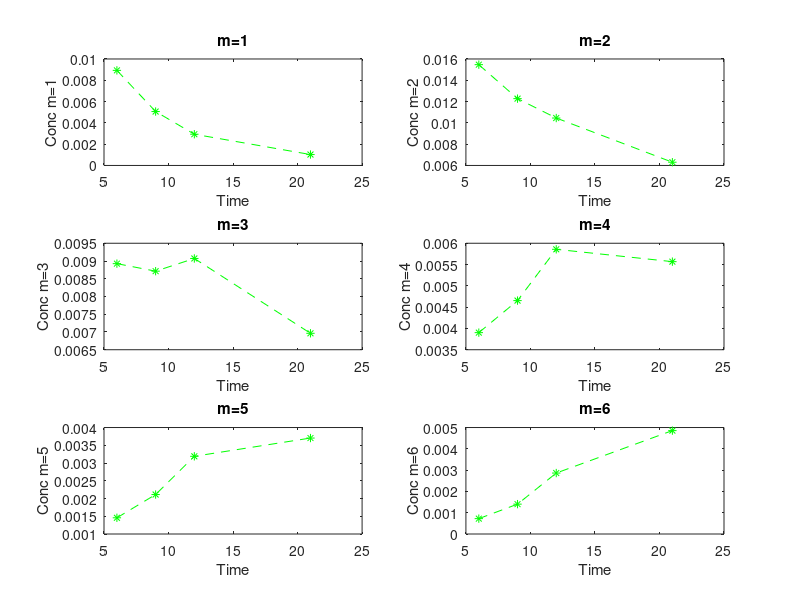
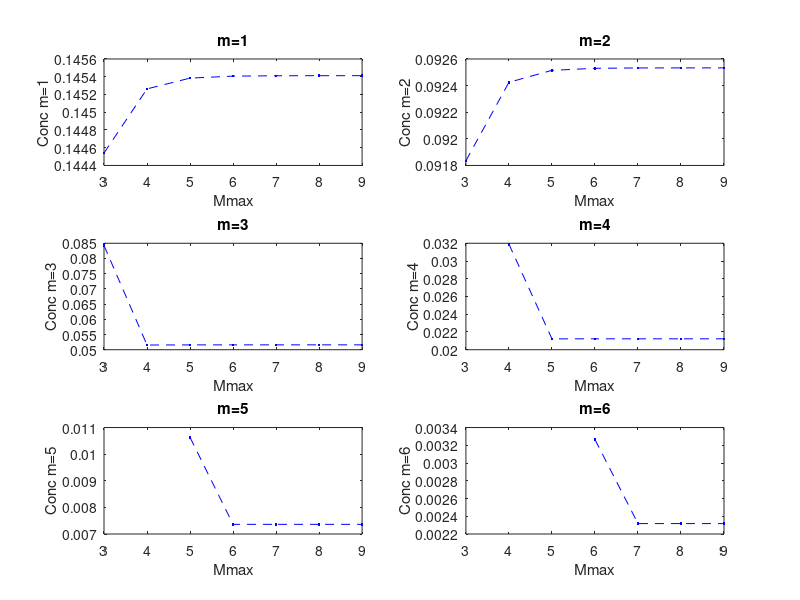

MATLAB code to generate these figures, in order:
%Psi=0 at t=0.3 ; dt=0.05 :
NB=6;
X=zeros(4,NB);
Tf=[6 9 12 21]
X(1,:)=[0.008930261087	0.01546722268	0.008925376474	0.003901189378	0.00145676365 0.0007216913521]
%Tf=9	
X(2,:)=[0.005063433482	0.01227610493	0.008713677679	0.004653561359	0.002112017204 0.001402392454]

%Tf=12 exec=179
X(3,:)=[0.002933440726	0.01045462781	0.00907126641	0.005857851568	0.003188902239 0.002862186349]

%Tf=21 exec=21
X(4,:)=[0.001026004592	0.006304165648	0.006962974822	0.005568005986	0.003703382669 0.004855662822]

figure(1)

for i=1:NB
    subplot(3,2,i) 
    plot(Tf,X(:,i),'g--*')
    ylabel(['Conc m=', num2str(i)])
    xlabel('Time')
    title(['m=', num2str(i)])
end
%sgtitle (['Concentration versus time  with Mmax=',6])

%C evol with M tf=2 dt=0.05 stop at t=0.3
NB=7;
M=[3:9];
Y=NaN(NB,6);

Y(1,1:3)=[0.1445404215	0.09183508932	0.08425176217];
Y(2,1:4)=[0.1452630006	0.09242455951	0.05154692927	0.03190354921];
Y(3,1:5)=[0.1453842699	0.09251460917	0.0515920484	0.02122581829	0.01062998903];
Y(4,1:6)=[0.1454066791	0.09252989924	0.05159939401	0.02122871354	0.007362878008 0.003264486884];
Y(5,1:7)=[0.1454109444	0.09253260715	0.05160065104	0.02122919706	0.007363043936 0.002317501678	0.0009468457626];
Y(6,1:8)=[0.1454117656	0.09253309763	0.05160087242	0.02122928047	0.007363072067 0.002317510508	0.0006837693328	0.0002630691916];
Y(7,1:9)=[0.1454119247	0.0925331878	0.05160091218	0.02122929519	0.007363076955 0.002317512023	0.0006837697793	0.0001923945045	7.067431906e-005];

figure(2)
for i=1:6
    subplot(3,2,i)
    plot(M,Y(:,i),'b--.')
    xlabel('Mmax')
    ylabel(['Conc m=', num2str(i)])
    title(['m=', num2str(i)])
end



